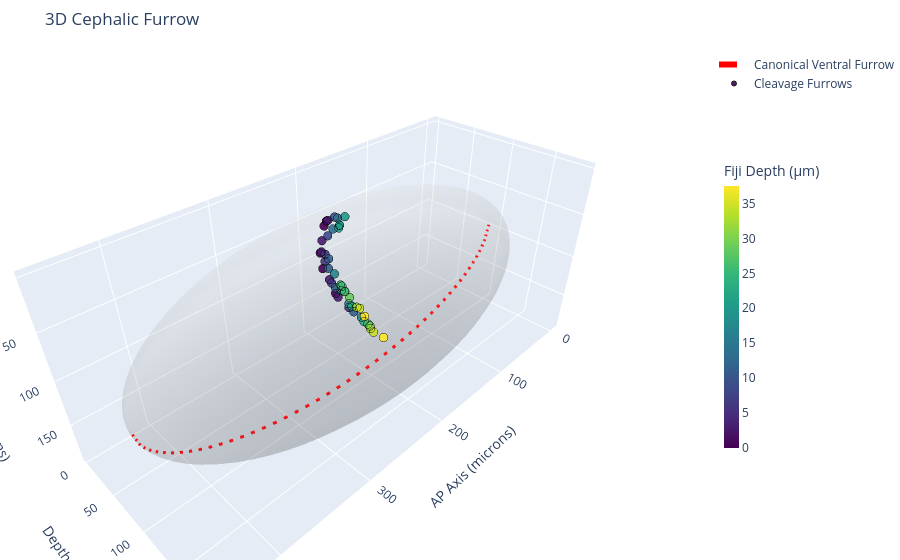

Here is the notebook cell this chart was saved with:
### Code cell
import numpy as np
import plotly.graph_objects as go

def plot_swapped_native_space(df, frame_target, roll_angle_deg, embryo_length=450.09, embryo_width=186.93):
    frame_data = df[df['time_frame'] == frame_target].copy()

    # 1. DEFINE THE NATIVE FIJI CENTER
    X_c = embryo_length / 2.0
    Y_c = embryo_width / 2.0
    Z_c = embryo_width / 2.0

    a, b, c = X_c, Y_c, Z_c

    # Extract native raw tracking coordinates
    X_fiji = frame_data['ap_microns'].values
    Y_fiji = frame_data['dv_microns'].values
    depth_fiji = frame_data['depth_microns'].values

    # 2. ORTHOGRAPHIC SURFACE DROP
    rad_term = 1.0 - ((X_fiji - X_c)**2 / a**2) - ((Y_fiji - Y_c)**2 / b**2)
    rad_term = np.clip(rad_term, 0, None)

    # Z_surf is the top coverslip curve
    Z_surf = Z_c - (c * np.sqrt(rad_term))
    Z_true = Z_surf + depth_fiji

    # 3. APPLY ROLL AROUND THE EMBRYO CENTER
    theta = np.radians(roll_angle_deg)

    Y_shift = Y_fiji - Y_c
    Z_shift = Z_true - Z_c

    Y_rot = Y_shift * np.cos(theta) - Z_shift * np.sin(theta)
    Z_rot = Y_shift * np.sin(theta) + Z_shift * np.cos(theta)

    Y_final_dv = Y_rot + Y_c
    Z_final_depth = Z_rot + Z_c

    # ==========================================
    # VISUALIZATION WITH PLOTLY (AXES SWAPPED)
    # ==========================================
    fig = go.Figure()

    # --- A. Generate the Ellipsoid Shell ---
    u = np.linspace(0, np.pi, 40)
    v = np.linspace(0, 2 * np.pi, 40)
    U, V = np.meshgrid(u, v)

    Math_X = X_c + a * np.cos(U)
    Math_Y_dv = Y_c + b * np.sin(U) * np.cos(V)
    Math_Z_depth = Z_c + c * np.sin(U) * np.sin(V)

    fig.add_trace(go.Surface(
        x=Math_X,
        y=Math_Z_depth,
        z=Math_Y_dv,
        colorscale='Greys',
        showscale=False,
        opacity=0.15,
        name='Embryo Shell'
    ))

    # --- B. Generate the Canonical Ventral Furrow (Reference Line) ---
    # The VF runs pole-to-pole along X, at the bottom-most curve of Y, at mid-depth Z.
    vf_x = np.linspace(0, embryo_length, 100)

    # Calculate the curved profile of the shell along the AP axis
    rad_term_vf = 1.0 - ((vf_x - X_c)**2 / a**2)
    rad_term_vf = np.clip(rad_term_vf, 0, None)

    vf_y_native = Y_c + b * np.sqrt(rad_term_vf) # The curved "bottom" edge
    vf_z_native = np.full_like(vf_x, Z_c)        # Dead-center of the depth axis

    # PLOTLY SWAP FOR VF LINE (X -> AP, Y -> Depth, Z -> DV)
    fig.add_trace(go.Scatter3d(
        x=vf_x,
        y=vf_z_native,
        z=vf_y_native,
        mode='lines',
        line=dict(color='red', width=6, dash='dash'),
        name='Canonical Ventral Furrow'
    ))

    # --- C. Plot the Rolled Cleavage Furrows ---
    fig.add_trace(go.Scatter3d(
        x=X_fiji,
        y=Z_final_depth,
        z=Y_final_dv,
        mode='markers',
        marker=dict(
            size=5,
            color=depth_fiji,
            colorscale='Viridis',
            opacity=0.9,
            line=dict(color='black', width=1),
            colorbar=dict(title='Fiji Depth (µm)', thickness=15, len=0.6)
        ),
        name='Cleavage Furrows'
    ))

    # --- Formatting ---
    fig.update_layout(
        title=f'3D Cephalic Furrow',
        scene=dict(
            aspectmode='data',
            xaxis_title='AP Axis (microns)',
            yaxis_title='Depth (microns)',
            zaxis_title='DV Axis (microns)',
            zaxis=dict(autorange='reversed')
        ),
        margin=dict(l=0, r=0, b=0, t=50)
    )

    fig.show()

# Run it
plot_swapped_native_space(df_4d, frame_target=10, roll_angle_deg=0)

### Figure 1 — Plotly figure (JSON) as saved in the notebook; plotly's stock layout.template omitted (floating-point values rounded to 4 significant figures; data arrays with more than 128 entries replaced by an {"elided": "..."} marker saying what was removed)
{"data": [{"colorscale": [[0, "rgb(255,255,255)"], [0.125, "rgb(240,240,240)"], [0.25, "rgb(217,217,217)"], [0.375, "rgb(189,189,189)"], [0.5, "rgb(150,150,150)"], [0.625, "rgb(115,115,115)"], [0.75, "rgb(82,82,82)"], [0.875, "rgb(37,37,37)"], [1, "rgb(0,0,0)"]], "name": "Embryo Shell", "opacity": 0.15, "showscale": false, "type": "surface", "x": {"elided": "40x40 float values"}, "y": {"elided": "40x40 float values"}, "z": {"elided": "40x40 float values"}}, {"line": {"color": "red", "dash": "dash", "width": 6}, "mode": "lines", "name": "Canonical Ventral Furrow", "type": "scatter3d", "x": [0.0, 4.546, 9.093, 13.64, 18.19, 22.73, 27.28, 31.82, 36.37, 40.92, 45.46, 50.01, 54.56, 59.1, 63.65, 68.2, 72.74, 77.29, 81.83, 86.38, 90.93, 95.47, 100.0, 104.6, 109.1, 113.7, 118.2, 122.8, 127.3, 131.8, 136.4, 140.9, 145.5, 150.0, 154.6, 159.1, 163.7, 168.2, 172.8, 177.3, 181.9, 186.4, 190.9, 195.5, 200.0, 204.6, 209.1, 213.7, 218.2, 222.8, 227.3, 231.9, 236.4, 241.0, 245.5, 250.0, 254.6, 259.1, 263.7, 268.2, 272.8, 277.3, 281.9, 286.4, 291.0, 295.5, 300.1, 304.6, 309.2, 313.7, 318.2, 322.8, 327.3, 331.9, 336.4, 341.0, 345.5, 350.1, 354.6, 359.2, 363.7, 368.3, 372.8, 377.3, 381.9, 386.4, 391.0, 395.5, 400.1, 404.6, 409.2, 413.7, 418.3, 422.8, 427.4, 431.9, 436.5, 441.0, 445.5, 450.1], "y": [93.47, 93.47, 93.47, 93.47, 93.47, 93.47, 93.47, 93.47, 93.47, 93.47, 93.47, 93.47, 93.47, 93.47, 93.47, 93.47, 93.47, 93.47, 93.47, 93.47, 93.47, 93.47, 93.47, 93.47, 93.47, 93.47, 93.47, 93.47, 93.47, 93.47, 93.47, 93.47, 93.47, 93.47, 93.47, 93.47, 93.47, 93.47, 93.47, 93.47, 93.47, 93.47, 93.47, 93.47, 93.47, 93.47, 93.47, 93.47, 93.47, 93.47, 93.47, 93.47, 93.47, 93.47, 93.47, 93.47, 93.47, 93.47, 93.47, 93.47, 93.47, 93.47, 93.47, 93.47, 93.47, 93.47, 93.47, 93.47, 93.47, 93.47, 93.47, 93.47, 93.47, 93.47, 93.47, 93.47, 93.47, 93.47, 93.47, 93.47, 93.47, 93.47, 93.47, 93.47, 93.47, 93.47, 93.47, 93.47, 93.47, 93.47, 93.47, 93.47, 93.47, 93.47, 93.47, 93.47, 93.47, 93.47, 93.47, 93.47], "z": [93.47, 112.2, 119.8, 125.5, 130.3, 134.4, 138.1, 141.4, 144.4, 147.2, 149.8, 152.2, 154.5, 156.6, 158.6, 160.5, 162.3, 164.0, 165.6, 167.1, 168.5, 169.9, 171.2, 172.4, 173.6, 174.7, 175.7, 176.7, 177.7, 178.5, 179.4, 180.2, 180.9, 181.6, 182.2, 182.8, 183.4, 183.9, 184.4, 184.8, 185.2, 185.5, 185.9, 186.1, 186.4, 186.5, 186.7, 186.8, 186.9, 186.9, 186.9, 186.9, 186.8, 186.7, 186.5, 186.4, 186.1, 185.9, 185.5, 185.2, 184.8, 184.4, 183.9, 183.4, 182.8, 182.2, 181.6, 180.9, 180.2, 179.4, 178.5, 177.7, 176.7, 175.7, 174.7, 173.6, 172.4, 171.2, 169.9, 168.5, 167.1, 165.6, 164.0, 162.3, 160.5, 158.6, 156.6, 154.5, 152.2, 149.8, 147.2, 144.4, 141.4, 138.1, 134.4, 130.3, 125.5, 119.8, 112.2, 93.47]}, {"marker": {"color": [0.0, 0.0, 0.0, 0.0, 0.0, 2.885, 2.885, 2.885, 2.885, 2.885, 5.77, 5.77, 5.77, 5.77, 8.655, 8.655, 11.54, 11.54, 11.54, 11.54, 14.43, 14.43, 17.31, 17.31, 17.31, 17.31, 20.19, 20.19, 20.19, 20.19, 23.08, 23.08, 23.08, 25.97, 25.97, 25.97, 25.97, 28.85, 28.85, 31.74, 31.74, 34.62, 34.62, 37.51, 37.51], "colorbar": {"len": 0.6, "thickness": 15, "title": {"text": "Fiji Depth (µm)"}}, "colorscale": [[0, "#440154"], [0.1111, "#482878"], [0.2222, "#3e4989"], [0.3333, "#31688e"], [0.4444, "#26828e"], [0.5556, "#1f9e89"], [0.6667, "#35b779"], [0.7778, "#6ece58"], [0.8889, "#b5de2b"], [1, "#fde725"]], "line": {"color": "black", "width": 1}, "opacity": 0.9, "size": 5}, "mode": "markers", "name": "Cleavage Furrows", "type": "scatter3d", "x": [171.4, 177.7, 178.6, 177.7, 177.1, 172.0, 174.7, 179.2, 179.4, 178.8, 167.3, 175.0, 177.7, 176.9, 179.2, 178.1, 167.3, 176.0, 179.0, 177.3, 181.7, 180.0, 165.2, 170.9, 173.7, 176.7, 180.9, 180.0, 179.8, 179.0, 167.8, 171.8, 176.2, 166.5, 175.4, 175.2, 177.1, 167.1, 173.7, 169.5, 171.6, 170.1, 170.5, 165.2, 170.9], "y": [17.18, 4.318, 2.016, 8.323, 11.18, 21.77, 11.27, 4.861, 6.193, 15.42, 33.79, 15.1, 8.332, 7.936, 25.74, 13.94, 41.41, 21.83, 14.68, 13.75, 32.81, 23.94, 51.17, 37.41, 28.54, 21.59, 42.06, 33.54, 33.56, 31.46, 57.57, 43.2, 30.34, 62.5, 35.73, 35.75, 33.07, 65.99, 41.49, 69.16, 50.27, 74.18, 53.56, 84.23, 61.3], "z": [142.7, 113.5, 94.57, 60.3, 53.87, 145.3, 126.0, 91.73, 77.72, 50.84, 155.7, 128.5, 102.7, 94.38, 43.07, 69.39, 157.6, 130.9, 108.0, 97.41, 40.8, 56.89, 161.0, 146.8, 132.4, 112.9, 36.26, 49.13, 49.13, 53.3, 162.0, 147.0, 123.4, 163.5, 129.6, 129.6, 123.2, 164.1, 135.3, 164.6, 144.7, 166.3, 145.1, 170.5, 151.6]}], "layout": {"margin": {"b": 0, "l": 0, "r": 0, "t": 50}, "scene": {"aspectmode": "data", "xaxis": {"title": {"text": "AP Axis (microns)"}}, "yaxis": {"title": {"text": "Depth (microns)"}}, "zaxis": {"autorange": "reversed", "title": {"text": "DV Axis (microns)"}}}, "title": {"text": "3D Cephalic Furrow"}}}
